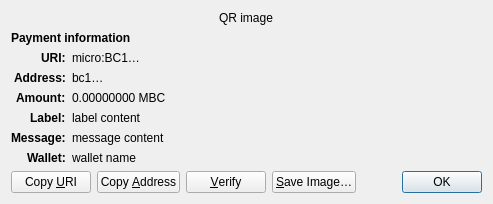
<?xml version="1.0" encoding="UTF-8"?>
<ui version="4.0">
 <class>ReceiveRequestDialog</class>
 <widget class="QDialog" name="ReceiveRequestDialog">
  <property name="geometry">
   <rect>
    <x>0</x>
    <y>0</y>
    <width>413</width>
    <height>229</height>
   </rect>
  </property>
  <property name="windowTitle">
   <string>Request payment to …</string>
  </property>
  <layout class="QGridLayout" name="gridLayout" columnstretch="0,1">
   <property name="sizeConstraint">
    <enum>QLayout::SetFixedSize</enum>
   </property>
   <item row="0" column="0" colspan="2" alignment="Qt::AlignHCenter">
    <widget class="QRImageWidget" name="qr_code">
     <property name="text">
      <string notr="true">QR image</string>
     </property>
     <property name="textInteractionFlags">
      <set>Qt::NoTextInteraction</set>
     </property>
    </widget>
   </item>
   <item row="1" column="0" colspan="2">
    <widget class="QLabel" name="payment_header">
     <property name="font">
      <font>
       <weight>75</weight>
       <bold>true</bold>
      </font>
     </property>
     <property name="text">
      <string>Payment information</string>
     </property>
     <property name="textInteractionFlags">
      <set>Qt::NoTextInteraction</set>
     </property>
    </widget>
   </item>
   <item row="2" column="0" alignment="Qt::AlignRight|Qt::AlignTop">
    <widget class="QLabel" name="uri_tag">
     <property name="font">
      <font>
       <weight>75</weight>
       <bold>true</bold>
      </font>
     </property>
     <property name="text">
      <string notr="true">URI:</string>
     </property>
     <property name="textFormat">
      <enum>Qt::PlainText</enum>
     </property>
     <property name="textInteractionFlags">
      <set>Qt::NoTextInteraction</set>
     </property>
    </widget>
   </item>
   <item row="2" column="1" alignment="Qt::AlignTop">
    <widget class="QLabel" name="uri_content">
     <property name="text">
      <string notr="true">micro:BC1…</string>
     </property>
     <property name="textFormat">
      <enum>Qt::RichText</enum>
     </property>
     <property name="wordWrap">
      <bool>true</bool>
     </property>
     <property name="textInteractionFlags">
      <set>Qt::TextSelectableByMouse</set>
     </property>
    </widget>
   </item>
   <item row="3" column="0" alignment="Qt::AlignRight|Qt::AlignTop">
    <widget class="QLabel" name="address_tag">
     <property name="font">
      <font>
       <weight>75</weight>
       <bold>true</bold>
      </font>
     </property>
     <property name="text">
      <string>Address:</string>
     </property>
     <property name="textInteractionFlags">
      <set>Qt::NoTextInteraction</set>
     </property>
    </widget>
   </item>
   <item row="3" column="1" alignment="Qt::AlignTop">
    <widget class="QLabel" name="address_content">
     <property name="text">
      <string notr="true">bc1…</string>
     </property>
     <property name="textFormat">
      <enum>Qt::PlainText</enum>
     </property>
     <property name="textInteractionFlags">
      <set>Qt::TextSelectableByMouse</set>
     </property>
    </widget>
   </item>
   <item row="4" column="0" alignment="Qt::AlignRight|Qt::AlignTop">
    <widget class="QLabel" name="amount_tag">
     <property name="font">
      <font>
       <weight>75</weight>
       <bold>true</bold>
      </font>
     </property>
     <property name="text">
      <string>Amount:</string>
     </property>
     <property name="textInteractionFlags">
      <set>Qt::NoTextInteraction</set>
     </property>
    </widget>
   </item>
   <item row="4" column="1" alignment="Qt::AlignTop">
    <widget class="QLabel" name="amount_content">
     <property name="text">
      <string notr="true">0.00000000 MBC</string>
     </property>
     <property name="textFormat">
      <enum>Qt::PlainText</enum>
     </property>
     <property name="textInteractionFlags">
      <set>Qt::TextSelectableByMouse</set>
     </property>
    </widget>
   </item>
   <item row="5" column="0" alignment="Qt::AlignRight|Qt::AlignTop">
    <widget class="QLabel" name="label_tag">
     <property name="font">
      <font>
       <weight>75</weight>
       <bold>true</bold>
      </font>
     </property>
     <property name="text">
      <string>Label:</string>
     </property>
     <property name="textInteractionFlags">
      <set>Qt::NoTextInteraction</set>
     </property>
    </widget>
   </item>
   <item row="5" column="1" alignment="Qt::AlignTop">
    <widget class="QLabel" name="label_content">
     <property name="text">
      <string notr="true">label content</string>
     </property>
     <property name="textFormat">
      <enum>Qt::PlainText</enum>
     </property>
     <property name="wordWrap">
      <bool>true</bool>
     </property>
     <property name="textInteractionFlags">
      <set>Qt::TextSelectableByMouse</set>
     </property>
    </widget>
   </item>
   <item row="6" column="0" alignment="Qt::AlignRight|Qt::AlignTop">
    <widget class="QLabel" name="message_tag">
     <property name="font">
      <font>
       <weight>75</weight>
       <bold>true</bold>
      </font>
     </property>
     <property name="text">
      <string>Message:</string>
     </property>
     <property name="textInteractionFlags">
      <set>Qt::NoTextInteraction</set>
     </property>
    </widget>
   </item>
   <item row="6" column="1" alignment="Qt::AlignTop">
    <widget class="QLabel" name="message_content">
     <property name="text">
      <string notr="true">message content</string>
     </property>
     <property name="textFormat">
      <enum>Qt::PlainText</enum>
     </property>
     <property name="wordWrap">
      <bool>true</bool>
     </property>
     <property name="textInteractionFlags">
      <set>Qt::TextSelectableByMouse</set>
     </property>
    </widget>
   </item>
   <item row="7" column="0" alignment="Qt::AlignRight|Qt::AlignTop">
    <widget class="QLabel" name="wallet_tag">
     <property name="font">
      <font>
       <weight>75</weight>
       <bold>true</bold>
      </font>
     </property>
     <property name="text">
      <string>Wallet:</string>
     </property>
     <property name="textInteractionFlags">
      <set>Qt::NoTextInteraction</set>
     </property>
    </widget>
   </item>
   <item row="7" column="1" alignment="Qt::AlignTop">
    <widget class="QLabel" name="wallet_content">
     <property name="text">
      <string notr="true">wallet name</string>
     </property>
     <property name="textFormat">
      <enum>Qt::PlainText</enum>
     </property>
     <property name="wordWrap">
      <bool>true</bool>
     </property>
     <property name="textInteractionFlags">
      <set>Qt::TextSelectableByMouse</set>
     </property>
    </widget>
   </item>
   <item row="8" column="0" colspan="2">
    <layout class="QHBoxLayout" name="horizontalLayout">
     <item>
      <widget class="QPushButton" name="btnCopyURI">
       <property name="text">
        <string>Copy &amp;URI</string>
       </property>
       <property name="autoDefault">
        <bool>false</bool>
       </property>
      </widget>
     </item>
     <item>
      <widget class="QPushButton" name="btnCopyAddress">
       <property name="text">
        <string>Copy &amp;Address</string>
       </property>
       <property name="autoDefault">
        <bool>false</bool>
       </property>
      </widget>
     </item>
     <item>
      <widget class="QPushButton" name="btnVerify">
       <property name="text">
        <string>&amp;Verify</string>
       </property>
       <property name="toolTip">
        <string>Verify this address on e.g. a hardware wallet screen</string>
       </property>
       <property name="autoDefault">
        <bool>false</bool>
       </property>
      </widget>
     </item>
     <item>
      <widget class="QPushButton" name="btnSaveAs">
       <property name="text">
        <string>&amp;Save Image…</string>
       </property>
       <property name="autoDefault">
        <bool>false</bool>
       </property>
      </widget>
     </item>
     <item>
      <spacer name="horizontalSpacer_2">
       <property name="orientation">
        <enum>Qt::Horizontal</enum>
       </property>
       <property name="sizeHint" stdset="0">
        <size>
         <width>40</width>
         <height>20</height>
        </size>
       </property>
      </spacer>
     </item>
     <item>
      <widget class="QDialogButtonBox" name="buttonBox">
       <property name="focusPolicy">
        <enum>Qt::StrongFocus</enum>
       </property>
       <property name="standardButtons">
        <set>QDialogButtonBox::Ok</set>
       </property>
      </widget>
     </item>
    </layout>
   </item>
  </layout>
 </widget>
 <customwidgets>
  <customwidget>
   <class>QRImageWidget</class>
   <extends>QLabel</extends>
   <header>qt/qrimagewidget.h</header>
  </customwidget>
 </customwidgets>
 <tabstops>
  <tabstop>buttonBox</tabstop>
  <tabstop>btnCopyURI</tabstop>
  <tabstop>btnCopyAddress</tabstop>
  <tabstop>btnSaveAs</tabstop>
 </tabstops>
 <resources/>
 <connections>
  <connection>
   <sender>buttonBox</sender>
   <signal>accepted()</signal>
   <receiver>ReceiveRequestDialog</receiver>
   <slot>accept()</slot>
   <hints>
    <hint type="sourcelabel">
     <x>135</x>
     <y>230</y>
    </hint>
    <hint type="destinationlabel">
     <x>135</x>
     <y>126</y>
    </hint>
   </hints>
  </connection>
 </connections>
</ui>
